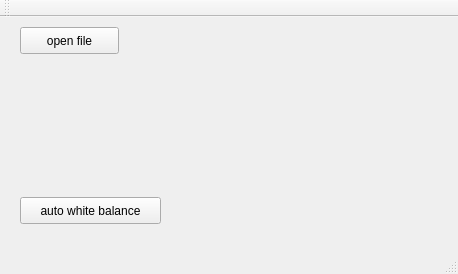
<?xml version="1.0" encoding="UTF-8"?>
<ui version="4.0">
 <class>MainWindow</class>
 <widget class="QMainWindow" name="MainWindow">
  <property name="geometry">
   <rect>
    <x>0</x>
    <y>0</y>
    <width>458</width>
    <height>274</height>
   </rect>
  </property>
  <property name="windowTitle">
   <string>MainWindow</string>
  </property>
  <widget class="QWidget" name="centralWidget">
   <widget class="QPushButton" name="pushButton">
    <property name="geometry">
     <rect>
      <x>20</x>
      <y>180</y>
      <width>141</width>
      <height>27</height>
     </rect>
    </property>
    <property name="text">
     <string>auto white balance</string>
    </property>
   </widget>
   <widget class="QPushButton" name="pushButton_2">
    <property name="geometry">
     <rect>
      <x>20</x>
      <y>10</y>
      <width>99</width>
      <height>27</height>
     </rect>
    </property>
    <property name="text">
     <string>open file</string>
    </property>
   </widget>
   <widget class="QLabel" name="label">
    <property name="geometry">
     <rect>
      <x>180</x>
      <y>10</y>
      <width>271</width>
      <height>191</height>
     </rect>
    </property>
    <property name="text">
     <string/>
    </property>
   </widget>
  </widget>
  <widget class="QMenuBar" name="menuBar">
   <property name="geometry">
    <rect>
     <x>0</x>
     <y>0</y>
     <width>458</width>
     <height>25</height>
    </rect>
   </property>
  </widget>
  <widget class="QToolBar" name="mainToolBar">
   <attribute name="toolBarArea">
    <enum>TopToolBarArea</enum>
   </attribute>
   <attribute name="toolBarBreak">
    <bool>false</bool>
   </attribute>
  </widget>
  <widget class="QStatusBar" name="statusBar"/>
 </widget>
 <layoutdefault spacing="6" margin="11"/>
 <resources/>
 <connections/>
</ui>
